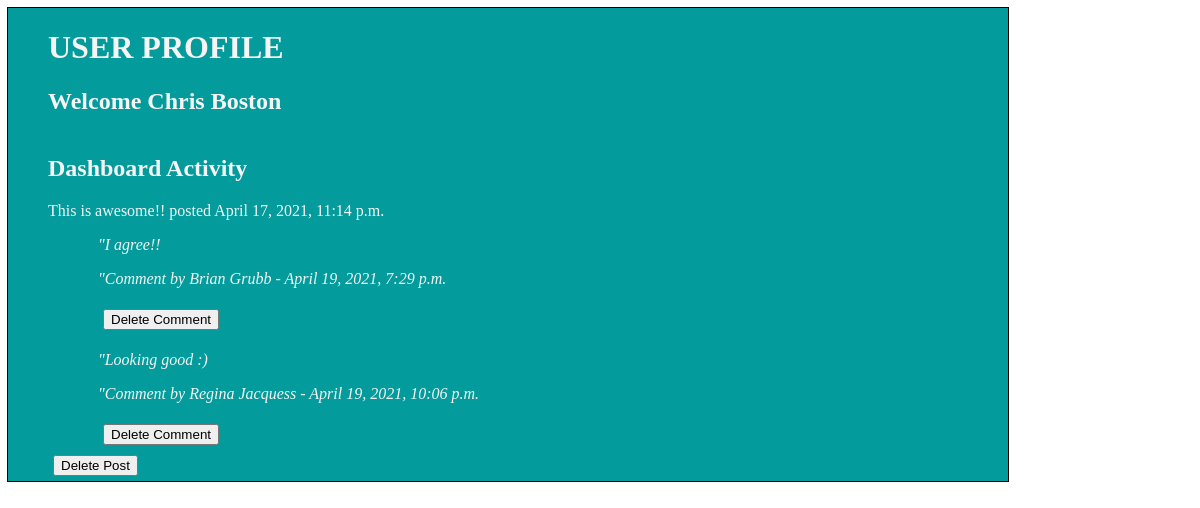
The app's page /profile/1 with its own data.
### solo_proj_app/models.py (models this page shows)
class User(models.Model):
    first_name = models.CharField(max_length=45)
    last_name = models.CharField(max_length=45)
    email = models.CharField(max_length=100)
    password = models.CharField(max_length=100)
    profile_pic = models.ImageField(null=True, blank=True, upload_to="static/images/")
    created_at = models.DateTimeField(auto_now_add=True)
    updated_at = models.DateTimeField(auto_now=True)
    objects = UserManager()

class Wall_Post(models.Model):
    post=models.TextField()
    post_pic = models.ImageField(null=True, blank=True, upload_to="static/images/")
    poster=models.ForeignKey(User, related_name="user_posts", on_delete=models.CASCADE)
    users_like_wall_post = models.ManyToManyField(User, related_name='wall_post_liked')
    created_at = models.DateTimeField(auto_now_add=True)
    updated_at = models.DateTimeField(auto_now=True)
    objects = PostManager()

class Comment(models.Model):
    comment = models.TextField()
    poster = models.ForeignKey(User, related_name="user_comments", on_delete=models.CASCADE)
    wall_post = models.ForeignKey(Wall_Post, related_name="post_comments", on_delete=models.CASCADE)
    created_at = models.DateTimeField(auto_now_add=True)
    updated_at = models.DateTimeField(auto_now=True)
    objects = CommentManager()

### solo_proj_app/views.py (the view)
# urls.py: path('profile/<int:profile_id>', views.profile),
def profile(request, profile_id):
    context = {
        "user": User.objects.get(id=profile_id)
    }
    return render(request, 'profile.html', context)

### solo_proj_app/templates/profile.html (shortened to what this page needs)
<!DOCTYPE html>
<html>
<head>
    {% load static %}
    <link rel='stylesheet' href='{% static "css/style.css" %}'>
</head>
<body>
    <div id="wrapper">
        <div class="header">
            <h1>USER PROFILE</h1>
            <h2>Welcome {{user.first_name}} {{user.last_name}}</h2>
        </div>
        <div class="nav">
        </div>
        <div class="user_posts">
            <h2>Dashboard Activity</h2>
            {% for post in user.user_posts.all %}
                <p>{{post.post}} posted {{post.created_at}}</p>
                {% for comment in post.post_comments.all %}
                    <div class="post_comments">
                        <p>"{{comment.comment}}</p>
                        <p>"Comment by {{comment.poster.first_name}} {{comment.poster.last_name}} - {{comment.created_at}}</p>
                        <form action="/delete_comment/{{comment.id}}" method="POST">
                                <button type="submit">Delete Comment</button>
                        </form>
                    </div>
                {% endfor %}
                <form action="/delete_post/{{post.id}}" method="POST">
                    <button type="submit">Delete Post</button>
                </form>
            {% endfor %}
        </div>
    </div>
</body>
</html>

### solo_proj_app/static/css/style.css (style rules this page uses)
#wrapper { width: 1000px; height: auto; outline: 1px black solid; background-color: rgb(3, 155, 155); }
.nav { margin-left: 200px; margin-top: 15px; padding: 10px; display: inline-block; vertical-align: top; }
.header { color: whitesmoke; padding-left: 40px; display: inline-block; vertical-align: top; }
p { color: whitesmoke; }
.post_comments { padding-left: 50px; font-style: italic; }
.user_posts { padding-left: 40px; }
.user_posts h2 { color: whitesmoke; }
.user_posts button { margin: 5px; }

### records on screen
User: first_name "Chris", last_name "Boston"
Wall_Post: post "This is awesome!!", created_at "April 17, 2021, 11:14 p.m."
Comment: comment "I agree!!", poster.first_name "Brian", poster.last_name "Grubb", created_at "April 19, 2021, 7:29 p.m."
Comment: comment "Looking good :)", poster.first_name "Regina", poster.last_name "Jacquess", created_at "April 19, 2021, 10:06 p.m."
